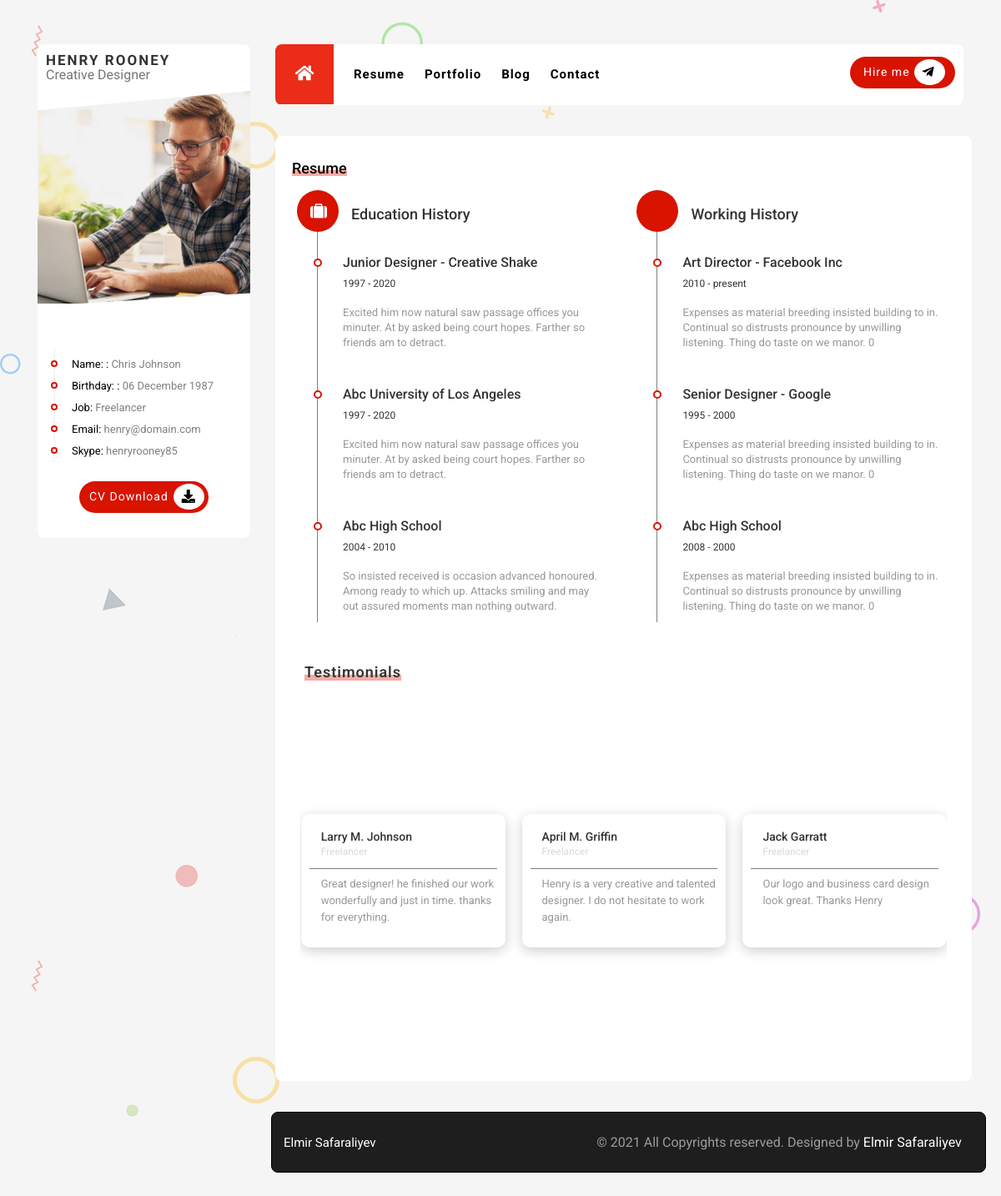
/resume, run on the app's committed database.
### PROJECT/data.py (models this page shows)
class Profile(db.Model):
    __tablename__='Profile'
    id=db.Column(db.Integer,primary_key=True)
    infoheader=db.Column(db.String(120))
    informatio=db.Column(db.String(120))

class Eduhistory(db.Model):
    __tablename__='Eduhistory'
    id=db.Column(db.Integer,primary_key=True)
    title=db.Column(db.String(30))
    startdate=db.Column(db.String(30))
    enddate=db.Column(db.String(30))
    text=db.Column(db.String(100))

class Workhistory(db.Model):
    __tablename__='Workhistory'
    id=db.Column(db.Integer,primary_key=True)
    title=db.Column(db.String(40))
    startdate=db.Column(db.String(40))
    enddate=db.Column(db.String(40))
    text=db.Column(db.String(100))

class Slides(db.Model):
    __tablename__='slider'
    id=db.Column(db.Integer,primary_key=True)
    name=db.Column(db.String(20))
    job=db.Column(db.String(20))
    text=db.Column(db.String(50))

### PROJECT/mainroutes.py (the view)
@app.route('/resume')
def resumepage():
    slides = Slides.query.all()
    eduhistorys=Eduhistory.query.all()
    workhistorys=Workhistory.query.all()
    profile=Profile.query.all()
    profileimg=Profileim.query.all()
    return render_template('app/resumepage.html', slides=slides, eduhistorys=eduhistorys, workhistorys=workhistorys, profile=profile, profileimg=profileimg)

### PROJECT/templates/app/resumepage.html
{% extends "app/base.html" %}
{% block profile %}
<div class="profile">
  <div class="profile-name">
    <span class="name">
      HENRY ROONEY
    </span>
    <span class="job">
      Creative Designer
    </span>
  </div>
  <div class="profile-image">
    <img src="../../static/uploads/profile.jpg">
  </div>
  <div class="profile-info">
    <ul class="profileinfolist">
      {% for profile in profile %}
      <li class="profileinfoitem">
        <p>
          <span>{{profile.infoheader}}:</span>
          {{profile.informatio}}
        </p>
      </li>
      {% endfor %}
    </ul>
  </div>
  <div class="cvbutton">
    <div class="cvbuttonbox">
      <a class="cvdownload" href="">CV Download</a>
      <div class="downloadiconbox">
        <i class="fas fa-download dwiconbox"></i>
      </div>
    </div>
  </div>
</div>
{% endblock %}
{% block pages %}
<section class="resume" id="menu2">
    <div class="resumediv">
      <div class="resumeheader">
        <span></span>
        <h1>Resume</h1>
      </div>
      <div class="history">
        <div class="resume1">
          <ul>
            <li class="li-resume-header">
              <i class="fa fa-suitcase"></i>
              <p>Education History</p>
            </li>
            {% for eduhistory in eduhistorys %}
            <li class="li-resume">
              <h2>{{eduhistory.title}}</h2>
              <span>{{eduhistory.startdate}} - {{eduhistory.enddate}}</span>
              <p>
                {{eduhistory.text}}
              </p>
            </li>
            {% endfor %}
          </ul>
        </div>
        <div class="resume2 resume1">
          <ul>
            <li class="li-resume-header">
              <i class="fa fa-graduation-cap"></i>
              <p>Working History</p>
            </li>
            {% for workhistory in workhistorys %}
            <li class="li-resume">
              <h2>{{workhistory.title}}</h2>
              <span>{{workhistory.startdate}} - {{workhistory.enddate}}</span>
              <p>
                {{workhistory.text}} 0
              </p>
            </li>
            {% endfor %}
          </ul>
        </div>
      </div>
    </div>
    <div class="testmotional-header">
      <span></span>
      <h1>Testimonials</h1>
    </div>
    <div class="testmontional">
      <div class="wrapper">
        <div class="carousel owl-carousel">
          {% for slide in slides %}
          <div class="card card-1">
            <h2>{{slide.name}}</h2>
            <h4>{{slide.job}}</h4>
            <p>
              {{slide.text}}
            </p>
          </div>
          {% endfor %}
        </div>
      </div>
    </div>
  </section>
{% endblock %}

### PROJECT/static/app/css/style.css (style rules this page uses)
body { background-image: url(../img/bg.png) !important; background-color: #f5f5f5 !important; font-family: 'Roboto', sans-serif !important; }
.profile { width: 100%; height: auto; margin: 0px; background-color: white; border-radius: 8px; }
.profile-name { line-height: 18px; padding: 10px; position: relative; }
.name { font-size: 1.063rem; color: #333333; font-weight: 700; line-height: 18px; letter-spacing: 2px; display: block; }
.job { font-size: 0.813; color: #777777; line-height: 18px; font-weight: 400; }
.profile-image { height: auto; width: 100%; overflow: hidden; clip-path: polygon(0 9%, 100% 0, 100% 94%, 0% 100%); }
.profile-info { position: relative; top: 10px; }
.profile-image img { width: 100%; height: 100%; }
.profileinfoitem::before { content: ""; border: solid 2px #d81300; width: 8px; height: 8px; border-radius: 50px; margin-left: -25px; margin-top: 2px; background: #fff; display: block; position: absolute; }
.profileinfoitem { border-left: 1px solid #eee; padding-left: 20px; }
.profileinfolist { font-size: 13px; padding-top: 40px; padding-left: 20px; padding-right: 10px; }
.profileinfoitem p { display: inline; }
.profileinfoitem { padding-top: 13px; color: gray; }
.profileinfoitem span { color: black; }
.cvbutton { padding-top: 40px; display: flex; justify-content: center; padding-bottom: 30px; }
.cvbuttonbox { width: 155px; height: 38px; letter-spacing: 1px; background-color: #d81300; border-radius: 45px; }
.downloadiconbox { display: inline; padding-top: 6px; padding-bottom: 6px; background-color: white; border-radius: 50%; Box-sizing: border-box; }
.dwiconbox { padding: 10px; }
.cvdownload { font-size: 14px; padding-bottom: 20px; line-height: 37px; padding-left: 12px; padding-right: 6px; display: inline; float: left; color: #ffffff; text-decoration: none; font-weight: 400; }
.footer h1,h2 { color: #ffffff; }

### PROJECT/static/app/css/grid.css (style rules this page uses)
html, body, div, span, applet, object, iframe, h1, h2, h3, h4, h5, h6, p, blockquote, pre, a, abbr, acronym, address, big, cite, code, del, dfn, em, img, ins, kbd, q, s, samp, small, strike, strong, sub, sup, tt, var, b, u, i, center, dl, dt, dd, ol, ul, li, fieldset, form, label, legend, table, caption, tbody, tfoot, thead, tr, th, td, article, aside, canvas, details, embed, figure, figcaption, footer, header, hgroup, menu, nav, output, ruby, section, summary, time, mark, audio, video { margin: 0; padding: 0; border: 0; font-size: 100%; font: inherit; vertical-align: baseline; }
article, aside, details, figcaption, figure, footer, header, hgroup, menu, nav, section { display: block; }
body { line-height: 1; }
ol, ul { list-style: none; }
html { box-sizing: border-box; -ms-overflow-style: scrollbar; }
*, *::before, *::after { box-sizing: inherit; }

### PROJECT/static/app/css/grid2.css (style rules this page uses)
@media screen and (max-width: 1200px) { .fa-graduation-cap { top: 80px; left: 375px; } }
@media screen and (max-width: 1200px) { .resume { width: 105%; } }

### data on the page
Profile: infoheader "Name:", informatio "Chris Johnson"
Profile: infoheader "Birthday:", informatio "06 December 1987"
Profile: infoheader "Job", informatio "Freelancer"
Profile: infoheader "Email", informatio "henry@domain.com"
Profile: infoheader "Skype", informatio "henryrooney85"
Eduhistory: title "Junior Designer - Creative Shake", startdate "1997", enddate "2020", text "Excited him now natural saw passage offices you minuter. At by asked being court hopes. Farther so friends am to detract."
Eduhistory: title "Abc University of Los Angeles", startdate "1997", enddate "2020", text "Excited him now natural saw passage offices you minuter. At by asked being court hopes. Farther so friends am to detract."
Eduhistory: title "Abc High School", startdate "2004", enddate "2010", text "So insisted received is occasion advanced honoured. Among ready to which up. Attacks smiling and may out assured moments man nothing outward."
Workhistory: title "Art Director - Facebook Inc", startdate "2010", enddate "present", text "Expenses as material breeding insisted building to in. Continual so distrusts pronounce by unwilling listening. Thing do taste on we manor."
Workhistory: title "Senior Designer - Google", startdate "1995", enddate "2000", text "Expenses as material breeding insisted building to in. Continual so distrusts pronounce by unwilling listening. Thing do taste on we manor."
Workhistory: title "Abc High School", startdate "2008", enddate "2000", text "Expenses as material breeding insisted building to in. Continual so distrusts pronounce by unwilling listening. Thing do taste on we manor."
Slides: name "Jack Garratt", job "Freelancer", text "Our logo and business card design look great. Thanks Henry"
Slides: name "Larry M. Johnson", job "Freelancer", text "Great designer! he finished our work wonderfully and just in time. thanks for everything."
Slides: name "April M. Griffin", job "Freelancer", text "Henry is a very creative and talented designer. I do not hesitate to work again."
